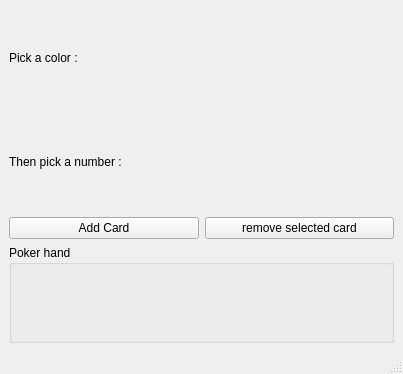
<?xml version="1.0" encoding="UTF-8"?>
<ui version="4.0">
 <class>MainWindow</class>
 <widget class="QMainWindow" name="MainWindow">
  <property name="geometry">
   <rect>
    <x>0</x>
    <y>0</y>
    <width>403</width>
    <height>374</height>
   </rect>
  </property>
  <property name="sizePolicy">
   <sizepolicy hsizetype="Fixed" vsizetype="Fixed">
    <horstretch>0</horstretch>
    <verstretch>0</verstretch>
   </sizepolicy>
  </property>
  <property name="windowTitle">
   <string>Poker Hand Ranking UI</string>
  </property>
  <widget class="QWidget" name="centralwidget">
   <layout class="QVBoxLayout" name="verticalLayout_2">
    <item>
     <layout class="QVBoxLayout" name="main_QVB">
      <property name="spacing">
       <number>6</number>
      </property>
      <item>
       <widget class="QLabel" name="label">
        <property name="text">
         <string>Pick a color :</string>
        </property>
       </widget>
      </item>
      <item>
       <widget class="QLabel" name="label_2">
        <property name="text">
         <string>Then pick a number :</string>
        </property>
       </widget>
      </item>
      <item>
       <layout class="QHBoxLayout" name="buttons_hL">
        <item>
         <widget class="QPushButton" name="addCard_btn">
          <property name="text">
           <string>Add Card</string>
          </property>
         </widget>
        </item>
        <item>
         <widget class="QPushButton" name="removeCard_btn">
          <property name="text">
           <string>remove selected card</string>
          </property>
         </widget>
        </item>
       </layout>
      </item>
      <item>
       <widget class="QGroupBox" name="groupBox">
        <property name="title">
         <string>Poker hand</string>
        </property>
        <layout class="QVBoxLayout" name="verticalLayout">
         <item>
          <widget class="QLabel" name="hands_label">
           <property name="text">
            <string> </string>
           </property>
          </widget>
         </item>
        </layout>
       </widget>
      </item>
     </layout>
    </item>
   </layout>
  </widget>
  <widget class="QMenuBar" name="menubar">
   <property name="geometry">
    <rect>
     <x>0</x>
     <y>0</y>
     <width>403</width>
     <height>21</height>
    </rect>
   </property>
  </widget>
  <widget class="QStatusBar" name="statusbar"/>
 </widget>
 <resources/>
 <connections/>
</ui>
